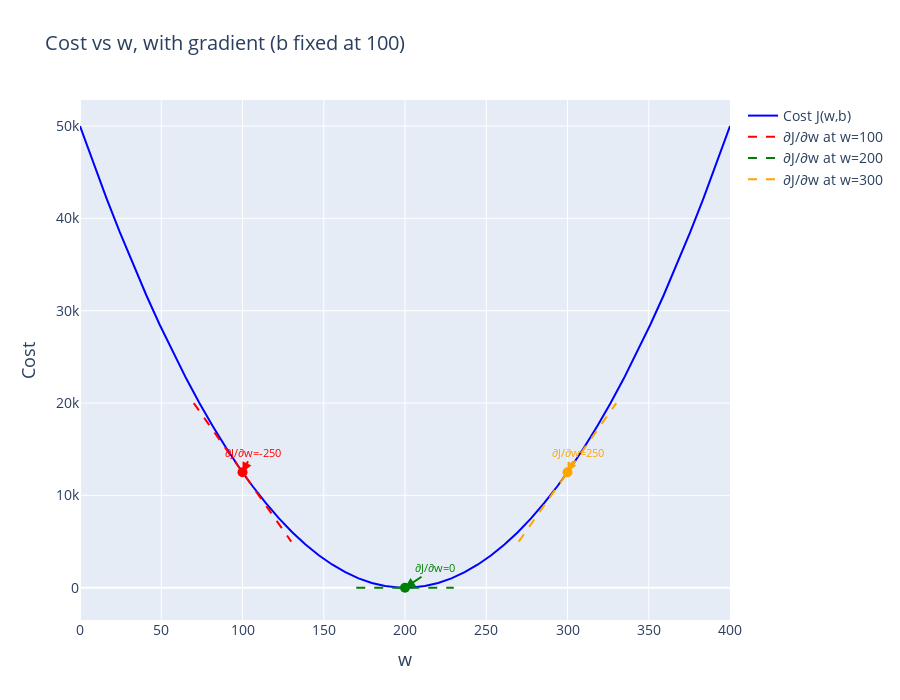

Write notebook code for a chart like this one.
### Markdown cell above
<img align="left" src="./images/C1_W1_Lab03_lecture_slopes.PNG"   style="width:340px;" > The lectures described how gradient descent utilizes the partial derivative of the cost with respect to a parameter at a point to update that parameter.   
Let's use our `compute_gradient` function to find and plot some partial derivatives of our cost function relative to one of the parameters, $w_0$.

### Code cell
fig = plotly_plt_gradients(x_train, y_train, compute_cost, compute_gradient)
fig.show()

### Figure 1 — Plotly figure (JSON) as saved in the notebook; plotly's stock layout.template omitted (floating-point values rounded to 4 significant figures)
{"data": [{"line": {"color": "blue", "width": 2}, "mode": "lines", "name": "Cost J(w,b)", "showlegend": true, "type": "scatter", "x": [0.0, 8.163, 16.33, 24.49, 32.65, 40.82, 48.98, 57.14, 65.31, 73.47, 81.63, 89.8, 97.96, 106.1, 114.3, 122.4, 130.6, 138.8, 146.9, 155.1, 163.3, 171.4, 179.6, 187.8, 195.9, 204.1, 212.2, 220.4, 228.6, 236.7, 244.9, 253.1, 261.2, 269.4, 277.6, 285.7, 293.9, 302.0, 310.2, 318.4, 326.5, 334.7, 342.9, 351.0, 359.2, 367.3, 375.5, 383.7, 391.8, 400.0], "y": [50000.0, 46000.0, 42170.0, 38500.0, 35010.0, 31670.0, 28510.0, 25510.0, 22680.0, 20010.0, 17510.0, 15180.0, 13020.0, 11020.0, 9184.0, 7518.0, 6018.0, 4686.0, 3519.0, 2520.0, 1687.0, 1020.0, 520.6, 187.4, 20.82, 20.82, 187.4, 520.6, 1020.0, 1687.0, 2520.0, 3519.0, 4686.0, 6018.0, 7518.0, 9184.0, 11020.0, 13020.0, 15180.0, 17510.0, 20010.0, 22680.0, 25510.0, 28510.0, 31670.0, 35010.0, 38500.0, 42170.0, 46000.0, 50000.0]}, {"line": {"color": "red", "dash": "dash", "width": 2}, "mode": "lines", "name": "∂J/∂w at w=100", "showlegend": true, "type": "scatter", "x": [70.0, 71.22, 72.45, 73.67, 74.9, 76.12, 77.35, 78.57, 79.8, 81.02, 82.24, 83.47, 84.69, 85.92, 87.14, 88.37, 89.59, 90.82, 92.04, 93.27, 94.49, 95.71, 96.94, 98.16, 99.39, 100.6, 101.8, 103.1, 104.3, 105.5, 106.7, 108.0, 109.2, 110.4, 111.6, 112.9, 114.1, 115.3, 116.5, 117.8, 119.0, 120.2, 121.4, 122.7, 123.9, 125.1, 126.3, 127.6, 128.8, 130.0], "y": [20000.0, 19690.0, 19390.0, 19080.0, 18780.0, 18470.0, 18160.0, 17860.0, 17550.0, 17240.0, 16940.0, 16630.0, 16330.0, 16020.0, 15710.0, 15410.0, 15100.0, 14800.0, 14490.0, 14180.0, 13880.0, 13570.0, 13270.0, 12960.0, 12650.0, 12350.0, 12040.0, 11730.0, 11430.0, 11120.0, 10820.0, 10510.0, 10200.0, 9898.0, 9592.0, 9286.0, 8980.0, 8673.0, 8367.0, 8061.0, 7755.0, 7449.0, 7143.0, 6837.0, 6531.0, 6224.0, 5918.0, 5612.0, 5306.0, 5000.0]}, {"hovertemplate": "w=100<br>Cost=12500.0<br>∂J/∂w=-250<extra></extra>", "marker": {"color": "red", "size": 10}, "mode": "markers", "showlegend": false, "type": "scatter", "x": [100], "y": [12500]}, {"line": {"color": "green", "dash": "dash", "width": 2}, "mode": "lines", "name": "∂J/∂w at w=200", "showlegend": true, "type": "scatter", "x": [170.0, 171.2, 172.4, 173.7, 174.9, 176.1, 177.3, 178.6, 179.8, 181.0, 182.2, 183.5, 184.7, 185.9, 187.1, 188.4, 189.6, 190.8, 192.0, 193.3, 194.5, 195.7, 196.9, 198.2, 199.4, 200.6, 201.8, 203.1, 204.3, 205.5, 206.7, 208.0, 209.2, 210.4, 211.6, 212.9, 214.1, 215.3, 216.5, 217.8, 219.0, 220.2, 221.4, 222.7, 223.9, 225.1, 226.3, 227.6, 228.8, 230.0], "y": [0.0, 0.0, 0.0, 0.0, 0.0, 0.0, 0.0, 0.0, 0.0, 0.0, 0.0, 0.0, 0.0, 0.0, 0.0, 0.0, 0.0, 0.0, 0.0, 0.0, 0.0, 0.0, 0.0, 0.0, 0.0, 0.0, 0.0, 0.0, 0.0, 0.0, 0.0, 0.0, 0.0, 0.0, 0.0, 0.0, 0.0, 0.0, 0.0, 0.0, 0.0, 0.0, 0.0, 0.0, 0.0, 0.0, 0.0, 0.0, 0.0, 0.0]}, {"hovertemplate": "w=200<br>Cost=0.0<br>∂J/∂w=0<extra></extra>", "marker": {"color": "green", "size": 10}, "mode": "markers", "showlegend": false, "type": "scatter", "x": [200], "y": [0]}, {"line": {"color": "orange", "dash": "dash", "width": 2}, "mode": "lines", "name": "∂J/∂w at w=300", "showlegend": true, "type": "scatter", "x": [270.0, 271.2, 272.4, 273.7, 274.9, 276.1, 277.3, 278.6, 279.8, 281.0, 282.2, 283.5, 284.7, 285.9, 287.1, 288.4, 289.6, 290.8, 292.0, 293.3, 294.5, 295.7, 296.9, 298.2, 299.4, 300.6, 301.8, 303.1, 304.3, 305.5, 306.7, 308.0, 309.2, 310.4, 311.6, 312.9, 314.1, 315.3, 316.5, 317.8, 319.0, 320.2, 321.4, 322.7, 323.9, 325.1, 326.3, 327.6, 328.8, 330.0], "y": [5000.0, 5306.0, 5612.0, 5918.0, 6224.0, 6531.0, 6837.0, 7143.0, 7449.0, 7755.0, 8061.0, 8367.0, 8673.0, 8980.0, 9286.0, 9592.0, 9898.0, 10200.0, 10510.0, 10820.0, 11120.0, 11430.0, 11730.0, 12040.0, 12350.0, 12650.0, 12960.0, 13270.0, 13570.0, 13880.0, 14180.0, 14490.0, 14800.0, 15100.0, 15410.0, 15710.0, 16020.0, 16330.0, 16630.0, 16940.0, 17240.0, 17550.0, 17860.0, 18160.0, 18470.0, 18780.0, 19080.0, 19390.0, 19690.0, 20000.0]}, {"hovertemplate": "w=300<br>Cost=12500.0<br>∂J/∂w=250<extra></extra>", "marker": {"color": "orange", "size": 10}, "mode": "markers", "showlegend": false, "type": "scatter", "x": [300], "y": [12500]}], "layout": {"annotations": [{"arrowcolor": "red", "arrowhead": 2, "arrowsize": 1, "arrowwidth": 2, "ax": 10, "ay": -20, "font": {"color": "red", "size": 11}, "showarrow": true, "text": "∂J/∂w=-250", "x": 100, "y": 12500}, {"arrowcolor": "green", "arrowhead": 2, "arrowsize": 1, "arrowwidth": 2, "ax": 30, "ay": -20, "font": {"color": "green", "size": 11}, "showarrow": true, "text": "∂J/∂w=0", "x": 200, "y": 0}, {"arrowcolor": "orange", "arrowhead": 2, "arrowsize": 1, "arrowwidth": 2, "ax": 10, "ay": -20, "font": {"color": "orange", "size": 11}, "showarrow": true, "text": "∂J/∂w=250", "x": 300, "y": 12500}], "height": 700, "hovermode": "closest", "legend": {"font": {"size": 14}, "x": 1.02, "xanchor": "left", "y": 1, "yanchor": "top"}, "showlegend": true, "title": {"font": {"size": 20}, "text": "Cost vs w, with gradient (b fixed at 100)"}, "width": 900, "xaxis": {"tickfont": {"size": 14}, "title": {"font": {"size": 18}, "text": "w"}}, "yaxis": {"tickfont": {"size": 14}, "title": {"font": {"size": 18}, "text": "Cost"}}}}
